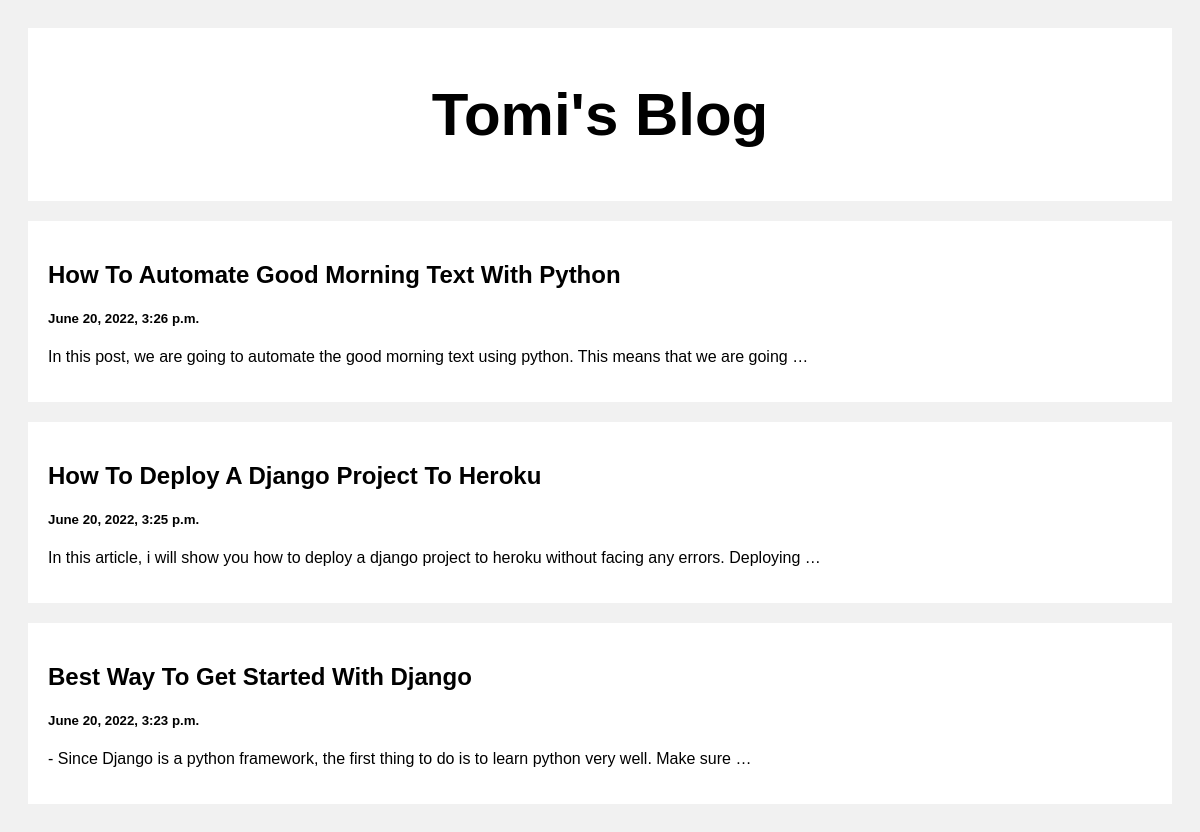
The page / on the database its author committed.
### myapp/models.py (models this page shows)
class Post(models.Model):
    title =models.CharField(max_length=100)
    body = models.CharField(max_length =10000)
    created_Date = models.DateTimeField(default=datetime.now, blank=True)

### myapp/views.py (the view)
# urls.py: path("", views.index, name = 'index' ),
def index(request):
    posts = Post.objects.all()
    return render(request, 'index.html', {"posts": posts})

### templates/index.html (shortened to what this page needs)
<!DOCTYPE html>
<html>
<head>
</head>
<body>
    <div class="header">
        <h2>Tomi's Blog</h2>
    </div>
    <div class="row">
        <div class="leftcolumn">
            {% for post in posts reversed %}
            <div class="card">
                <a style="text-decoration: none; color: black;" href="/post/{{post.id}}">
                    <h2>{{post.title}}</h2>
                    <h5>{{post.created_Date}}</h5>
                    <p>{{post.body|truncatewords:20}}</p>
                </a>
            </div>
            {% endfor %}
        </div>
    </div>
</body>
</html>

### templates/index.html (style rules this page uses)
* { box-sizing: border-box; }
body { font-family: Arial; padding: 20px; background: #f1f1f1; }
.header { padding: 2px; font-size: 40px; text-align: center; background: white; }
.leftcolumn { float: left; width: 100%; }
.card { background-color: white; padding: 20px; margin-top: 20px; }
.row:after { content: ""; display: table; clear: both; }

### rows shown on the page
Post: title "How To Automate Good Morning Text With Python", created_Date "June 20, 2022, 3:26 p.m.", body "In this post, we are going to automate the good morning text using python. This means that we are going …"
Post: title "How To Deploy A Django Project To Heroku", created_Date "June 20, 2022, 3:25 p.m.", body "In this article, i will show you how to deploy a django project to heroku without facing any errors. Deploying …"
Post: title "Best Way To Get Started With Django", created_Date "June 20, 2022, 3:23 p.m.", body "- Since Django is a python framework, the first thing to do is to learn python very well. Make sure …"
